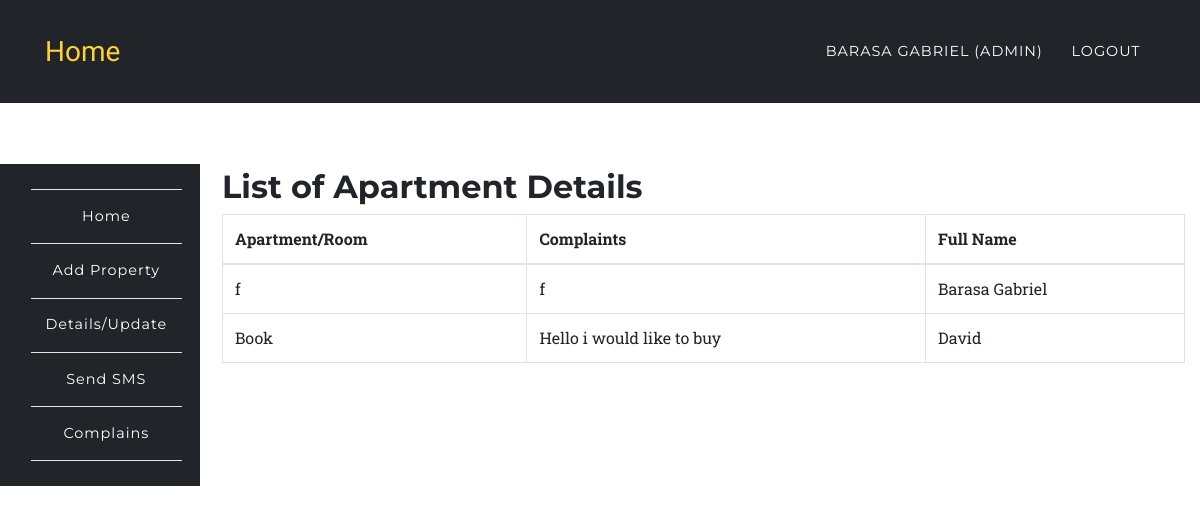
The app's page /app/cmplist.php (signed in) with its own data.
### tables this page shows
CREATE TABLE `cmps` (
  `id` int(11) NOT NULL AUTO_INCREMENT,
  `name` varchar(100) DEFAULT NULL,
  `cmp` varchar(200) DEFAULT NULL,
  `username` varchar(200) DEFAULT NULL,
  `fullname` varchar(200) DEFAULT NULL,
  PRIMARY KEY (`id`)
);

### app/cmplist.php (the view, shortened to what this page needs)
<?php
	require '../config/config.php';
		try {
			if($_SESSION['role'] == 'admin'){
				$stmt = $connect->prepare('SELECT * FROM cmps');
				$stmt->execute();
				$data = $stmt->fetchAll (PDO::FETCH_ASSOC);
			}
		}catch(PDOException $e) {
			$errMsg = $e->getMessage();
		}
?>
<?php include '../include/header.php';?>
	<nav class="navbar navbar-expand-lg navbar-dark fixed-top" style="background-color:#212529;" id="mainNav">
      <div class="container">
        <a class="navbar-brand js-scroll-trigger" href="../index.php">Home</a>
        <div class="collapse navbar-collapse" id="navbarResponsive">
          <ul class="navbar-nav text-uppercase ml-auto">
            <li class="nav-item">
              <a class="nav-link" href="#"><?php echo $_SESSION['fullname']; ?> <?php if($_SESSION['role'] == 'admin'){ echo "(Admin)"; } ?></a>
            </li>
            <li class="nav-item">
              <a href="../auth/logout.php" class="nav-link">Logout</a>
            </li>
          </ul>
        </div>
      </div>
    </nav>
	<section style="padding-left:0px;">
		<?php include '../include/side-nav.php';?>
	</section>
<section class="wrapper" style="margin-left: 16%;margin-top: -23%;">
	<div class="container">
		<div class="row">
			<div class="col-12">
			<h2>List of Apartment Details</h2>
				<?php
						echo '<table class="table table-bordered">';
						echo '<thead>';
						echo '<tr>';
						echo '<th>Apartment/Room</th>';
						echo '<th>Complaints</th>';
						echo '<th>Full Name</th>';
						echo '</tr>';
						echo '    </thead>';
							echo '    <tbody>';
					foreach ($data as $key => $value) {
					     echo ' <tr>';
					      echo "<td>".$value['name']."</td>";
					     echo "<td>".$value['cmp']."</td>";
					     echo "<td>".$value['fullname']."</td>";
					     echo "</tr>";
					}
					echo ' </tbody>';
					echo '	  </table>';
				?>
			</div>
		</div>
	</div>
</section>
<?php include '../include/footer.php';?>

### assets/css/rent.css (style rules this page uses)
body { overflow-x: hidden; font-family: 'Roboto Slab', 'Helvetica Neue', Helvetica, Arial, sans-serif; }
a { color: #fed136; }
h1, h2, h3, h4, h5, h6 { font-weight: 700; font-family: 'Montserrat', 'Helvetica Neue', Helvetica, Arial, sans-serif; }
section { padding: 100px 0; }
@media (min-width: 768px) { section { padding: 140px 0; } }
#mainNav { background-color: #ccc; }
#mainNav .navbar-brand { color: #fed136; font-family: 'Kaushan Script', 'Helvetica Neue', Helvetica, Arial, cursive; }
#mainNav .navbar-nav .nav-item .nav-link { font-size: 90%; font-weight: 400; padding: 0.75em 0; letter-spacing: 1px; color: white; font-family: 'Montserrat', 'Helvetica Neue', Helvetica, Arial, sans-serif; }
@media (min-width: 992px) { #mainNav { padding-top: 25px; padding-bottom: 25px; -webkit-transition: padding-top 0.3s, padding-bottom 0.3s; -moz-transition: padding-top 0.3s, padding-bottom 0.3s; transition: padding-top 0.3s, padding-bottom 0.3s; border: none; background-color: transparent; } }
@media (min-width: 992px) { #mainNav .navbar-brand { font-size: 1.75em; -webkit-transition: all 0.3s; -moz-transition: all 0.3s; transition: all 0.3s; } }
@media (min-width: 992px) { #mainNav .navbar-nav .nav-item .nav-link { padding: 1.1em 1em !important; } }

### assets/css/style.css (style rules this page uses)
.navbar { border-radius: 0px; }
section { padding-left: 15px; }

### records on screen
cmps: name "f", cmp "f", fullname "Barasa Gabriel"
cmps: name "Book", cmp "Hello i would like to buy", fullname "David"

### other values on screen
$_SESSION['fullname'] "BARASA GABRIEL"
